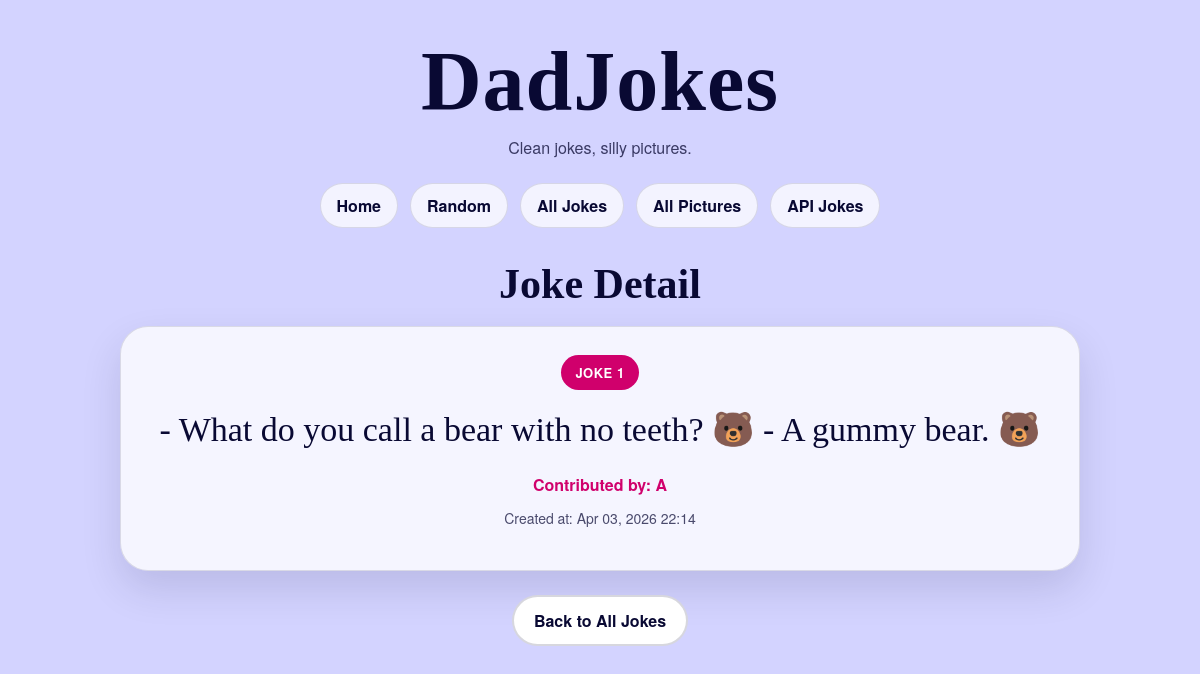
/dadjokes/joke/1, run on the app's committed database.
### dadjokes/models.py (models this page shows, shortened)
class Joke(models.Model):
    text = models.TextField()
    contributor = models.CharField(max_length=100)
    timestamp = models.DateTimeField(auto_now_add=True)

### dadjokes/views.py (the view)
# urls.py: path('joke/<int:pk>', views.joke_detail, name='joke_detail'),
def joke_detail(request, pk):
    joke = get_object_or_404(Joke, pk=pk)
    return render(request, 'dadjokes/joke_detail.html', {
        'joke': joke,
    })

### dadjokes/templates/dadjokes/joke_detail.html (shortened to what this page needs)
{% extends 'dadjokes/base.html' %}
{% block content %}
    <h2 class="section-title">Joke Detail</h2>
    <div class="card">
        <span class="badge">Joke {{ joke.id }}</span>
        <p class="joke-text">{{ joke.text }}</p>
        <p class="meta">Contributed by: {{ joke.contributor }}</p>
        <p class="time-text">Created at: {{ joke.timestamp|date:"M d, Y H:i" }}</p>
    </div>
    <p class="center-actions">
        <a class="cta alt" href="{% url 'jokes_list' %}">Back to All Jokes</a>
    </p>
{% endblock %}

### static/dadjokes/styles.css (style rules this page uses)
:root { --bg: #D3D3FF; --text: #090933; --accent: #D0006C; --card: rgba(255, 255, 255, 0.78); --line: rgba(9, 9, 51, 0.12); --shadow: 0 18px 40px rgba(9, 9, 51, 0.12); }
* { box-sizing: border-box; }
body { margin: 0; min-height: 100vh; background: var(--bg); color: var(--text); font-family: "Avenir Next", "Helvetica Neue", Arial, sans-serif; }
.section-title { margin: 28px 0 18px; text-align: center; font-size: clamp(28px, 4vw, 42px); font-family: Georgia, "Times New Roman", serif; color: var(--text); }
.card { background: var(--card); border: 1px solid var(--line); border-radius: 28px; box-shadow: var(--shadow); padding: 28px 24px; text-align: center; margin: 0 auto 24px; }
.badge { display: inline-block; margin-bottom: 14px; padding: 8px 14px; border-radius: 999px; background: var(--accent); color: white; font-size: 13px; font-weight: 800; letter-spacing: 0.5px; text-transform: uppercase; }
.joke-text { margin: 0 0 18px; font-size: clamp(24px, 3vw, 34px); line-height: 1.5; color: var(--text); font-family: Georgia, "Times New Roman", serif; }
.meta { margin: 0; font-size: 16px; font-weight: 700; color: var(--accent); }
.time-text { margin-top: 12px; font-size: 14px; color: rgba(9, 9, 51, 0.72); }
.center-actions { text-align: center; margin: 10px 0 24px; }
.cta { display: inline-block; padding: 12px 20px; border-radius: 999px; background: var(--accent); color: white; text-decoration: none; font-weight: 800; border: 2px solid var(--accent); transition: 0.2s ease; }
.cta.alt { background: white; color: var(--text); border-color: rgba(9, 9, 51, 0.16); }

### data on the page
Joke: id "1", text "- What do you call a bear with no teeth? 🐻 - A gummy bear. 🐻", contributor "A", timestamp "Apr 03, 2026 22:14"
